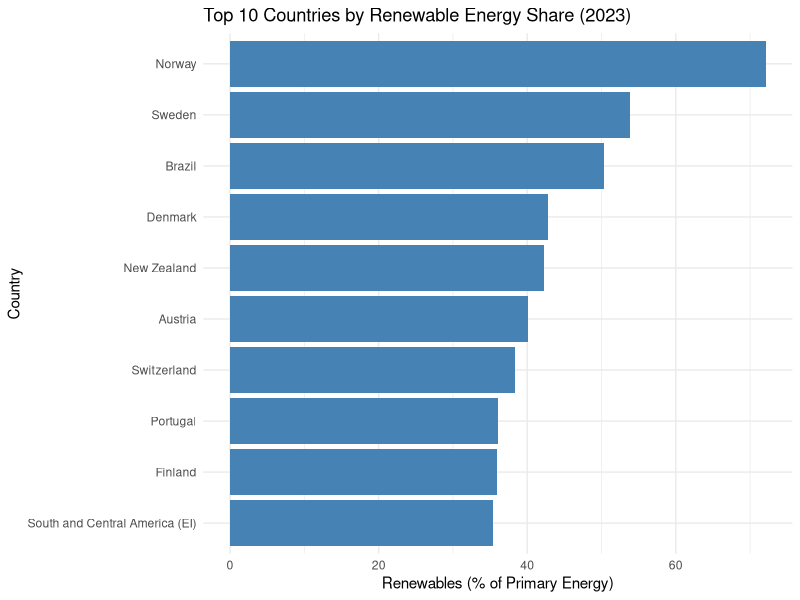

Generate this figure with R:
## ---- chunk 1
library(readr)
library(tidyverse)
data <- read_csv("renewable-share-energy.csv/renewable-share-energy.csv")

top10_clean <- data %>%
  filter(Year == 2023, 
         !Entity %in% c("World", "Africa", "Asia", "Europe", "Oceania", 
                        "North America", "South America", "Eastern Africa (EI)")) %>%
  arrange(desc(`Renewables (% equivalent primary energy)`)) %>%
  slice(1:10)

## ---- chunk 2
library(knitr)

top10_clean %>%
  select(Entity, Code, Year, `Renewables (% equivalent primary energy)`) %>%
  rename(
    Country = Entity,
    `Renewables (%)` = `Renewables (% equivalent primary energy)`
  ) %>%
  kable(caption = "Table 1. Top 10 Countries by Share of Renewable Energy in 2023")
## ---- chunk 3

ggplot(top10_clean, aes(x = reorder(Entity, `Renewables (% equivalent primary energy)`), 
                  y = `Renewables (% equivalent primary energy)`)) +
  geom_col(fill = "steelblue") +
  coord_flip() +
  labs(
    title = "Top 10 Countries by Renewable Energy Share (2023)",
    x = "Country",
    y = "Renewables (% of Primary Energy)"
  ) +
  theme_minimal()

